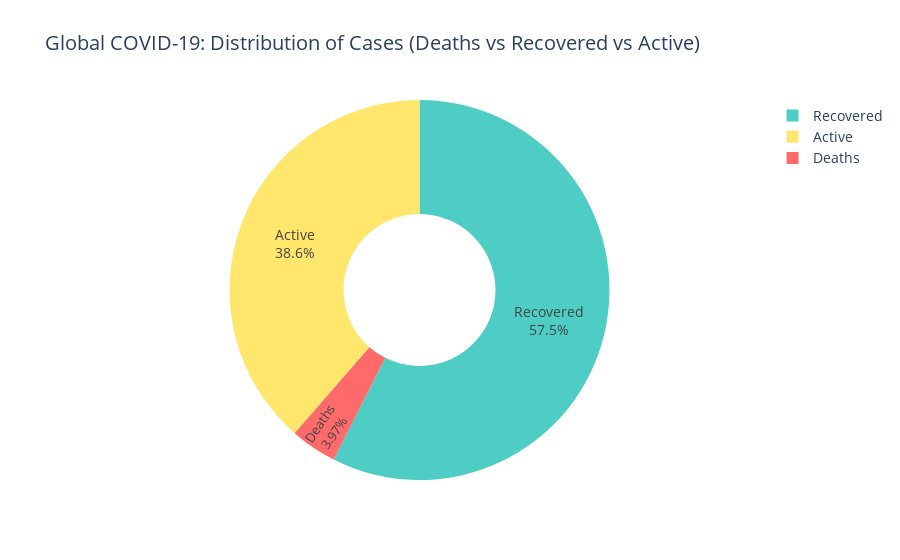

This figure's notebook cell:
### Markdown cell above
### Visualization 1: Global Case Distribution

Let's visualize how total cases are distributed among Deaths, Recovered, and Active cases.

### Code cell
# Prepare data for pie chart
distribution_data = pd.DataFrame({
    'Category': ['Deaths', 'Recovered', 'Active'],
    'Count': [global_deaths, global_recovered, global_active]
})

# Create pie chart
fig1 = px.pie(
    distribution_data,
    values='Count',
    names='Category',
    title='Global COVID-19: Distribution of Cases (Deaths vs Recovered vs Active)',
    color='Category',
    color_discrete_map={
        'Deaths': '#FF6B6B',      # Red
        'Recovered': '#4ECDC4',   # Teal/Green
        'Active': '#FFE66D'       # Yellow
    },
    hole=0.4  # Makes it a donut chart
)

# Update layout for better appearance
fig1.update_traces(
    textposition='inside',
    textinfo='percent+label',
    hovertemplate='<b>%{label}</b><br>Count: %{value:,}<br>Percentage: %{percent}<extra></extra>'
)

fig1.update_layout(
    font=dict(size=14),
    showlegend=True,
    height=500
)

fig1.show()

# Print the data behind the chart
print("\nDistribution Breakdown:")
print(distribution_data.to_string(index=False))

### Figure 1 — Plotly figure (JSON) as saved in the notebook; plotly's stock layout.template omitted (floating-point values rounded to 4 significant figures)
{"data": [{"customdata": [["Deaths"], ["Recovered"], ["Active"]], "domain": {"x": [0, 1], "y": [0, 1]}, "hole": 0.4, "hovertemplate": "<b>%{label}</b><br>Count: %{value:,}<br>Percentage: %{percent}<extra></extra>", "labels": ["Deaths", "Recovered", "Active"], "legendgroup": "", "marker": {"colors": ["#FF6B6B", "#4ECDC4", "#FFE66D"]}, "name": "", "showlegend": true, "textinfo": "percent+label", "textposition": "inside", "type": "pie", "values": [654036, 9468087, 6358362]}], "layout": {"autosize": true, "font": {"size": 14}, "legend": {"tracegroupgap": 0}, "showlegend": true, "title": {"text": "Global COVID-19: Distribution of Cases (Deaths vs Recovered vs Active)"}}}
